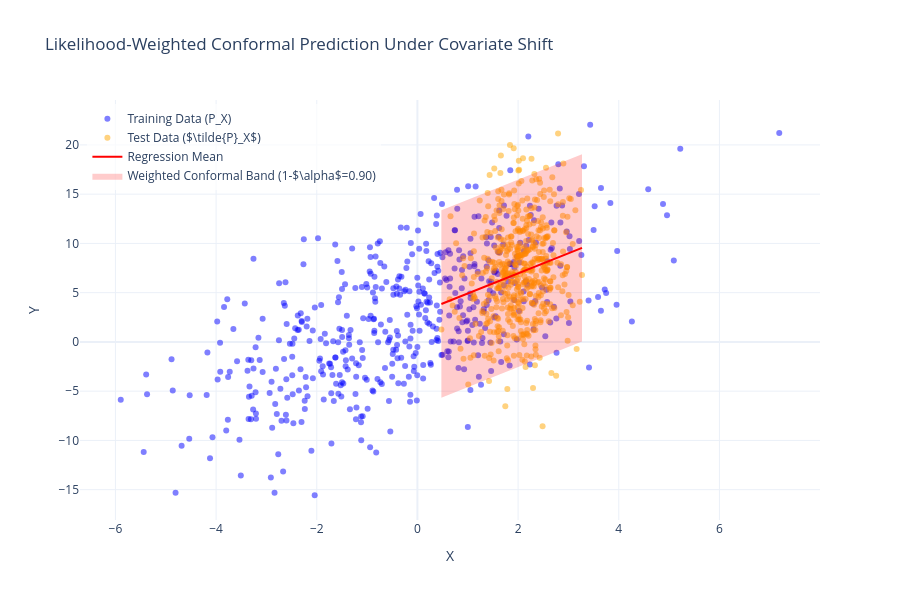

Notebook code cell kept with this figure:
### Code cell
import plotly.graph_objs as go

# Prepare data for sorting (for smooth lines/bands)
sorted_idx = jnp.argsort(X_test_tildeP.squeeze())
X_sorted = X_test_tildeP[sorted_idx, 0]
y_pred_sorted = y_test_pred_mean[sorted_idx]
lower_sorted = lower_bound_weighted[sorted_idx]
upper_sorted = upper_bound_weighted[sorted_idx]

# Create interactive Plotly figure
fig = go.Figure()

# Training data scatter
fig.add_trace(
    go.Scatter(
        x=X_train_P[:, 0],
        y=np.array(y_train_P),
        mode="markers",
        marker=dict(color="blue", size=6, opacity=0.5),
        name="Training Data (P_X)",
    )
)

# Test data scatter
fig.add_trace(
    go.Scatter(
        x=X_test_tildeP[:, 0],
        y=np.array(y_test_tildeP),
        mode="markers",
        marker=dict(color="orange", size=6, opacity=0.5),
        name="Test Data ($\\tilde{P}_X$)",
    )
)

# Regression mean line
fig.add_trace(
    go.Scatter(
        x=X_sorted,
        y=y_pred_sorted,
        mode="lines",
        line=dict(color="red", width=2),
        name="Regression Mean",
    )
)

# Weighted conformal prediction band (shaded area)
fig.add_trace(
    go.Scatter(
        x=np.concatenate([X_sorted, X_sorted[::-1]]),
        y=np.concatenate([lower_sorted, upper_sorted[::-1]]),
        fill="toself",
        fillcolor="rgba(255,0,0,0.2)",
        line=dict(color="rgba(255,0,0,0)"),
        hoverinfo="skip",
        showlegend=True,
        name=f"Weighted Conformal Band (1-$\\alpha$={1 - alpha_level:.2f})",
    )
)

fig.update_layout(
    title="Likelihood-Weighted Conformal Prediction Under Covariate Shift",
    xaxis_title="X",
    yaxis_title="Y",
    legend=dict(x=0.01, y=0.99, bgcolor="rgba(255,255,255,0.7)"),
    template="plotly_white",
    height=600,
    width=900,
)

fig.show()

### Figure 1 — Plotly figure (JSON) as saved in the notebook; plotly's stock layout.template omitted (floating-point values rounded to 4 significant figures; data arrays with more than 128 entries replaced by an {"elided": "..."} marker saying what was removed)
{"data": [{"marker": {"color": "blue", "opacity": 0.5, "size": 6}, "mode": "markers", "name": "Training Data (P_X)", "type": "scatter", "x": {"elided": "500 float values"}, "y": {"elided": "500 float values"}}, {"marker": {"color": "orange", "opacity": 0.5, "size": 6}, "mode": "markers", "name": "Test Data ($\\tilde{P}_X$)", "type": "scatter", "x": {"elided": "500 float values"}, "y": {"elided": "500 float values"}}, {"line": {"color": "red", "width": 2}, "mode": "lines", "name": "Regression Mean", "type": "scatter", "x": {"elided": "500 float values"}, "y": {"elided": "500 float values"}}, {"fill": "toself", "fillcolor": "rgba(255,0,0,0.2)", "hoverinfo": "skip", "line": {"color": "rgba(255,0,0,0)"}, "name": "Weighted Conformal Band (1-$\\alpha$=0.90)", "showlegend": true, "type": "scatter", "x": {"elided": "1000 float values"}, "y": {"elided": "1000 float values"}}], "layout": {"height": 600, "legend": {"bgcolor": "rgba(255,255,255,0.7)", "x": 0.01, "y": 0.99}, "title": {"text": "Likelihood-Weighted Conformal Prediction Under Covariate Shift"}, "width": 900, "xaxis": {"title": {"text": "X"}}, "yaxis": {"title": {"text": "Y"}}}}
